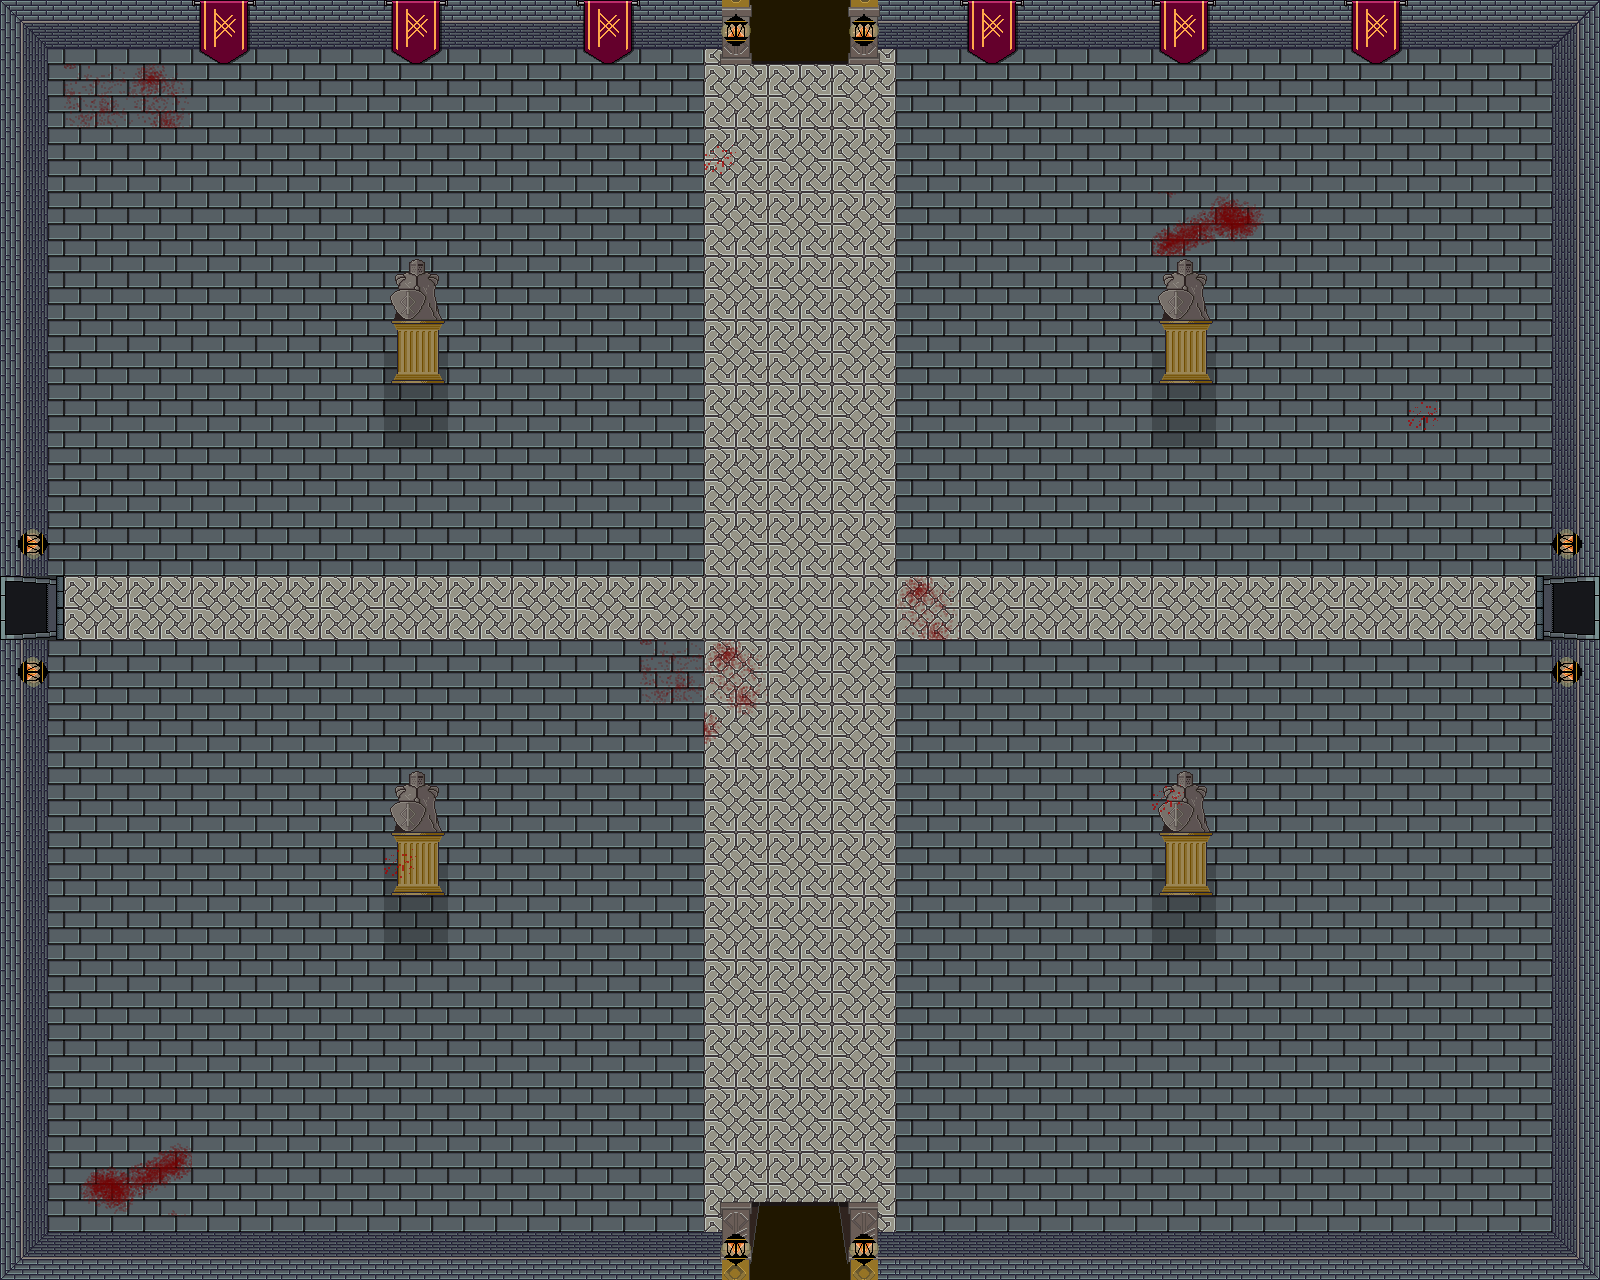

A level layout from a 2D game, rendered from its tile map. Below: a short description, then the map file with tile-grid data replaced by summaries:
An orthogonal 25x20 tile map with 64x64 px tiles, 11 tile layers (Chão, Paredes, Porta-salão, Porta-Entrada, ...), 3 tilesets.

<map version="1.10" tiledversion="1.11.2" orientation="orthogonal" renderorder="right-down" width="25" height="20" tilewidth="64" tileheight="64" infinite="0" nextlayerid="12" nextobjectid="1">
 <tileset firstgid="1" source="Assets/assets-64-b.tsx" />
 <tileset firstgid="50" source="Assets/assets-64-bits.tsx" />
 <tileset firstgid="290" source="Assets/lamp-Sheet.tsx" />
 <layer id="1" name="Chão" width="25" height="20">
  <data>[500 cells, 500 non-empty, 2 distinct tile ids]</data>
 </layer>
 <layer id="5" name="Paredes" width="25" height="20">
  <data>[500 cells, 88 non-empty, 15 distinct tile ids]</data>
 </layer>
 <layer id="6" name="Porta-salão" width="25" height="20">
  <data>[500 cells, 114 non-empty, 4 distinct tile ids]</data>
 </layer>
 <layer id="2" name="Porta-Entrada" width="25" height="20">
  <data>[500 cells, 166 non-empty, 9 distinct tile ids]</data>
 </layer>
 <layer id="3" name="Porta-cozinha" width="25" height="20">
  <data>[500 cells, 12 non-empty, 3 distinct tile ids]</data>
 </layer>
 <layer id="4" name="Porta-dormitório" width="25" height="20">
  <data>[500 cells, 4 non-empty, 2 distinct tile ids]</data>
 </layer>
 <layer id="7" name="Luminária" width="25" height="20">
  <data>[500 cells, 92 non-empty, 3 distinct tile ids]</data>
 </layer>
 <layer id="9" name="Sombra" width="25" height="20">
  <data>[500 cells, 8 non-empty, 2 distinct tile ids]</data>
 </layer>
 <layer id="10" name="Ornamentos" width="25" height="20">
  <data>[500 cells, 6 non-empty, 1 distinct tile ids]</data>
 </layer>
 <layer id="8" name="Estátua" width="25" height="20">
  <data>[500 cells, 98 non-empty, 3 distinct tile ids]</data>
 </layer>
 <layer id="11" name="Sangue" width="25" height="20">
  <data>[500 cells, 15 non-empty, 7 distinct tile ids]</data>
 </layer>
</map>
